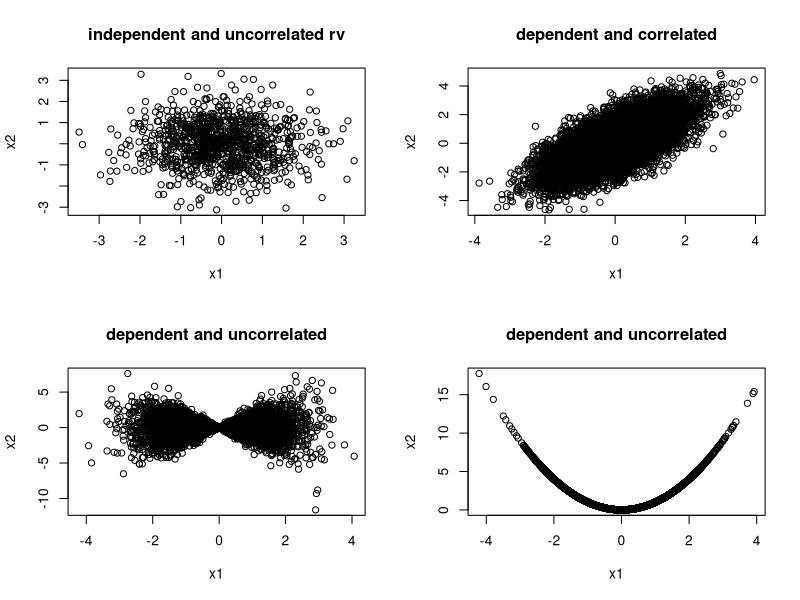

The R script that drew this image:
setwd('~/Documents/Academia/Teaching/TCD/2015-HT/POTBD_Quantitative_Methods_II/Lectures/lecture1/')

pdf('Figs/independence_and_correlation.pdf')
par(mfrow=c(2,2))
# 2 independent rv:
x1 <- rnorm(1000)
x2 <- rnorm(1000)
plot(x1,x2, main='independent and uncorrelated rv')

length(x1[x2>0])
length(x1[x2<0])

# 2 correlated dependent rv :
x1 <- rnorm(10000)
x2 <- x1 + rnorm(10000)
plot(x1,x2, main = 'dependent and correlated')
cor(x1,x2)

# 2 uncorrelated dependent rv :
#e.g. 1:
x1 <- rnorm(10000)
x2 <- x1 *rnorm(10000)
plot(x1,x2, main = 'dependent and uncorrelated')
cor(x1,x2)

#e.g. 2:
x1 <- rnorm(10000)
x2 <- x1^2
plot(x1,x2, main='dependent and uncorrelated')
cor(x1,x2)

dev.off()